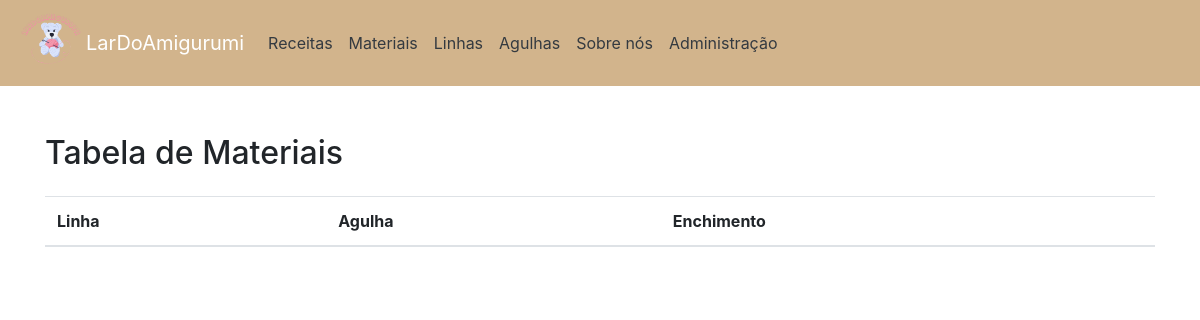
Page /materiais/ on the earlier database version.
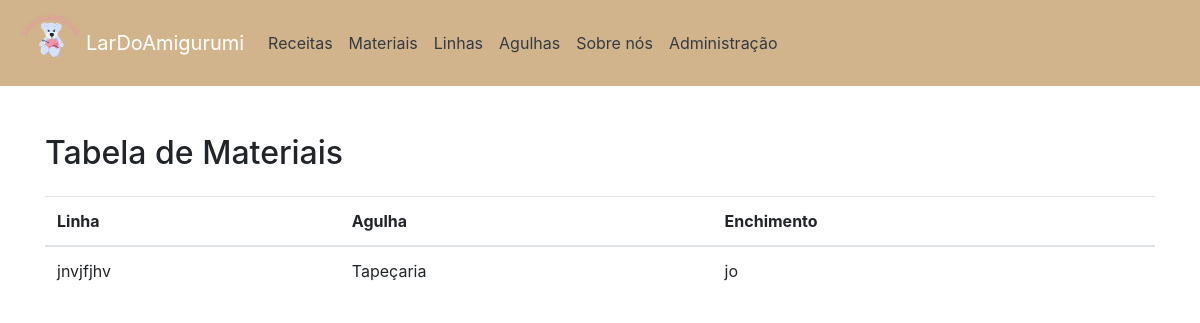
Same page on the later database version.
### app/models.py (models this page shows, shortened)
class Materiais(models.Model):
        linha = models.ForeignKey('Linha', on_delete=models.CASCADE, verbose_name="Linha")
        agulha = models.ForeignKey('Agulha', on_delete=models.CASCADE, verbose_name="Agulha",related_name="materiais_relacionados")
        enchimento = models.ForeignKey('Enchimento', on_delete=models.CASCADE, verbose_name="Enchimento")
        class Meta:
            verbose_name = "Materiais"
            verbose_name_plural = "Materiais"

class Linha(models.Model):
        tamanho = models.IntegerField(verbose_name="Tamanho")
        quantidade = models.IntegerField(verbose_name="Quantidade")
        tipo_linha = models.ForeignKey('Tipo_linha', on_delete=models.CASCADE, verbose_name="Tipo_linha")
        marca = models.ForeignKey('Marca_linha', on_delete=models.CASCADE, verbose_name="Marca")
        cor = models.ForeignKey('Cor', on_delete=models.CASCADE, verbose_name="Cor")
        def __str__(self):
           return f"{self.tipo_linha.nome}"
        class Meta:
            verbose_name = "Linha"
            verbose_name_plural = "Linhas"

class Tipo_linha(models.Model):
        nome = models.CharField(max_length=100, verbose_name="Nome")
        class Meta:
            verbose_name = "Tipo_linha"
            verbose_name_plural = "Tipo_linhas"

class Agulha(models.Model):
        numero = models.IntegerField(verbose_name="Numero da agulha")
        tipo_agulha = models.ForeignKey('Tipo_agulha', on_delete=models.CASCADE, verbose_name="Tipo_agulha")
        def __str__(self):
            return self.tipo_agulha.nome
        class Meta:
            verbose_name = "Agulha"
            verbose_name_plural = "Agulhas"

class Tipo_agulha(models.Model):
        nome = models.CharField(max_length=100, verbose_name="Nome")
        class Meta:
            verbose_name = "Tipo_agulha"
            verbose_name_plural = "Tipo_agulhas"

class Enchimento(models.Model):
        nome = models.CharField(max_length=100, verbose_name="Nome")
        def __str__(self):
            return f"{self.nome}"
        class Meta:
            verbose_name = "Enchimento"
            verbose_name_plural = "Enchimentos"

### app/views.py (the view)
# urls.py: path('materiais/', MateriaisView.as_view(), name='materiais'),
class MateriaisView(View):
    def get(self, request, *args, **kwargs):
        materiais = Materiais.objects.all()
        return render(request, 'materiais.html', {'materiais': materiais})

### app/templates/materiais.html (shortened to what this page needs)
<!DOCTYPE html>
<html lang="pt-BR">
<head>
    {% load static %}
    <link rel="stylesheet" href="https://maxcdn.bootstrapcdn.com/bootstrap/4.5.2/css/bootstrap.min.css">
</head>
<body>
    <nav class="navbar navbar-expand-lg navbar-dark">
        <img src="{% static 'LARDOAMIGURUMI (2).png' %}" alt="a">
        <a class="navbar-brand" href="/">LarDoAmigurumi</a>
        <div class="collapse navbar-collapse" id="navbarNav">
            <ul class="navbar-nav">
                <li class="nav-item">
                    <a class="nav-link text-dark" href="/receitas/">Receitas</a>
                </li>
                <li class="nav-item">
                    <a class="nav-link text-dark" href="/materiais/">Materiais</a>
                </li>
                <li class="nav-item">
                    <a class="nav-link text-dark" href="/linhas/">Linhas</a>
                </li>
                <li class="nav-item">
                    <a class="nav-link text-dark" href="/agulhas/">Agulhas</a>
                </li>
                <li class="nav-item">
                    <a class="nav-link text-dark" href="/sobrenos/">Sobre nós</a>
                </li>
                     <a class="nav-link text-dark" href="/admin/">Administração</a>
            </ul>
        </div>
    </nav>
    <div class="container mt-5">
        <h2 class="mb-4">Tabela de Materiais</h2>
        <table class="table">
            <thead>
                <tr>
                    <th scope="col">Linha</th>
                    <th scope="col">Agulha</th>
                    <th scope="col">Enchimento</th>
                </tr>
            </thead>
            <tbody>
                {% for materiais in materiais %}
                <tr>
                    <td>{{ materiais.linha }}</td>
                    <td>{{ materiais.agulha }}</td>
                    <td>{{ materiais.enchimento }}</td>
                </tr>
                {% endfor %}
            </tbody>
        </table>
    </div>
</body>
</html>

Differences in the rows shown:
added Materiais: linha "jnvjfjhv", agulha "Tapeçaria", enchimento "jo"
